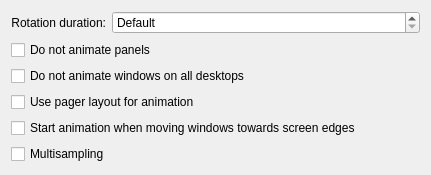
<?xml version="1.0" encoding="UTF-8"?>
<ui version="4.0">
 <class>KWin::CubeSlideEffectConfigForm</class>
 <widget class="QWidget" name="KWin::CubeSlideEffectConfigForm">
  <property name="geometry">
   <rect>
    <x>0</x>
    <y>0</y>
    <width>431</width>
    <height>161</height>
   </rect>
  </property>
  <layout class="QGridLayout" name="gridLayout">
   <item row="2" column="0" colspan="2">
    <widget class="QCheckBox" name="kcfg_DontSlideStickyWindows">
     <property name="text">
      <string>Do not animate windows on all desktops</string>
     </property>
    </widget>
   </item>
   <item row="5" column="0">
    <spacer name="verticalSpacer">
     <property name="orientation">
      <enum>Qt::Vertical</enum>
     </property>
     <property name="sizeHint" stdset="0">
      <size>
       <width>20</width>
       <height>40</height>
      </size>
     </property>
    </spacer>
   </item>
   <item row="0" column="1">
    <widget class="QSpinBox" name="kcfg_RotationDuration">
     <property name="sizePolicy">
      <sizepolicy hsizetype="Expanding" vsizetype="Fixed">
       <horstretch>0</horstretch>
       <verstretch>0</verstretch>
      </sizepolicy>
     </property>
     <property name="minimumSize">
      <size>
       <width>100</width>
       <height>0</height>
      </size>
     </property>
     <property name="specialValueText">
      <string comment="Duration of rotation">Default</string>
     </property>
     <property name="suffix">
      <string> msec</string>
     </property>
     <property name="maximum">
      <number>5000</number>
     </property>
     <property name="singleStep">
      <number>10</number>
     </property>
    </widget>
   </item>
   <item row="1" column="0" colspan="2">
    <widget class="QCheckBox" name="kcfg_DontSlidePanels">
     <property name="text">
      <string>Do not animate panels</string>
     </property>
    </widget>
   </item>
   <item row="0" column="0">
    <widget class="QLabel" name="label">
     <property name="text">
      <string>Rotation duration:</string>
     </property>
     <property name="alignment">
      <set>Qt::AlignRight|Qt::AlignTrailing|Qt::AlignVCenter</set>
     </property>
     <property name="buddy">
      <cstring>kcfg_RotationDuration</cstring>
     </property>
    </widget>
   </item>
   <item row="3" column="0" colspan="2">
    <widget class="QCheckBox" name="kcfg_UsePagerLayout">
     <property name="text">
      <string>Use pager layout for animation</string>
     </property>
    </widget>
   </item>
   <item row="4" column="0" colspan="2">
    <widget class="QCheckBox" name="kcfg_UseWindowMoving">
     <property name="text">
      <string>Start animation when moving windows towards screen edges</string>
     </property>
    </widget>
   </item>
   <item row="6" column="0" colspan="2">
    <widget class="QCheckBox" name="kcfg_Multisampling">
     <property name="text">
      <string>Multisampling</string>
     </property>
    </widget>
   </item>
  </layout>
 </widget>
 <tabstops>
  <tabstop>kcfg_RotationDuration</tabstop>
  <tabstop>kcfg_DontSlidePanels</tabstop>
  <tabstop>kcfg_DontSlideStickyWindows</tabstop>
 </tabstops>
 <resources/>
 <connections/>
</ui>
